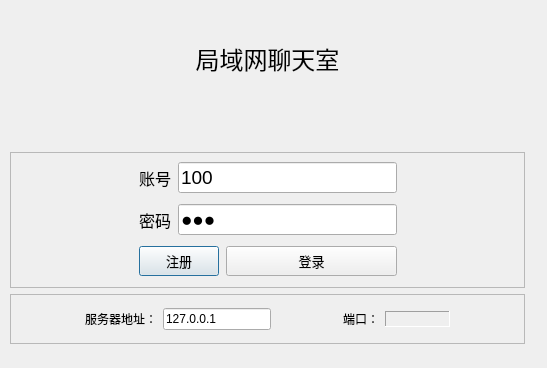
<?xml version="1.0" encoding="UTF-8"?>
<ui version="4.0">
 <class>LoginUI</class>
 <widget class="QDialog" name="LoginUI">
  <property name="geometry">
   <rect>
    <x>0</x>
    <y>0</y>
    <width>547</width>
    <height>368</height>
   </rect>
  </property>
  <property name="windowTitle">
   <string>Dialog</string>
  </property>
  <widget class="QFrame" name="frame_2">
   <property name="geometry">
    <rect>
     <x>10</x>
     <y>152</y>
     <width>515</width>
     <height>136</height>
    </rect>
   </property>
   <property name="maximumSize">
    <size>
     <width>16777215</width>
     <height>150</height>
    </size>
   </property>
   <property name="frameShape">
    <enum>QFrame::StyledPanel</enum>
   </property>
   <property name="frameShadow">
    <enum>QFrame::Raised</enum>
   </property>
   <layout class="QHBoxLayout" name="horizontalLayout_4">
    <property name="topMargin">
     <number>5</number>
    </property>
    <property name="bottomMargin">
     <number>5</number>
    </property>
    <item>
     <spacer name="horizontalSpacer">
      <property name="orientation">
       <enum>Qt::Horizontal</enum>
      </property>
      <property name="sizeHint" stdset="0">
       <size>
        <width>40</width>
        <height>20</height>
       </size>
      </property>
     </spacer>
    </item>
    <item>
     <layout class="QVBoxLayout" name="verticalLayout">
      <property name="spacing">
       <number>7</number>
      </property>
      <property name="topMargin">
       <number>0</number>
      </property>
      <item>
       <layout class="QHBoxLayout" name="horizontalLayout">
        <item>
         <widget class="QLabel" name="label">
          <property name="minimumSize">
           <size>
            <width>0</width>
            <height>0</height>
           </size>
          </property>
          <property name="font">
           <font>
            <pointsize>12</pointsize>
           </font>
          </property>
          <property name="text">
           <string>账号</string>
          </property>
         </widget>
        </item>
        <item>
         <widget class="QLineEdit" name="accountLineEdit">
          <property name="sizeIncrement">
           <size>
            <width>0</width>
            <height>0</height>
           </size>
          </property>
          <property name="font">
           <font>
            <pointsize>14</pointsize>
           </font>
          </property>
          <property name="text">
           <string>100</string>
          </property>
         </widget>
        </item>
       </layout>
      </item>
      <item>
       <layout class="QHBoxLayout" name="horizontalLayout_2">
        <item>
         <widget class="QLabel" name="label_2">
          <property name="font">
           <font>
            <pointsize>12</pointsize>
           </font>
          </property>
          <property name="text">
           <string>密码</string>
          </property>
         </widget>
        </item>
        <item>
         <widget class="QLineEdit" name="passwordLineEdit">
          <property name="sizePolicy">
           <sizepolicy hsizetype="Expanding" vsizetype="Fixed">
            <horstretch>0</horstretch>
            <verstretch>0</verstretch>
           </sizepolicy>
          </property>
          <property name="font">
           <font>
            <pointsize>14</pointsize>
           </font>
          </property>
          <property name="text">
           <string>abc</string>
          </property>
          <property name="echoMode">
           <enum>QLineEdit::Password</enum>
          </property>
         </widget>
        </item>
       </layout>
      </item>
      <item>
       <layout class="QHBoxLayout" name="horizontalLayout_6">
        <item>
         <widget class="QPushButton" name="registerBtn">
          <property name="sizePolicy">
           <sizepolicy hsizetype="Minimum" vsizetype="Minimum">
            <horstretch>0</horstretch>
            <verstretch>0</verstretch>
           </sizepolicy>
          </property>
          <property name="maximumSize">
           <size>
            <width>16777215</width>
            <height>30</height>
           </size>
          </property>
          <property name="font">
           <font>
            <pointsize>10</pointsize>
           </font>
          </property>
          <property name="text">
           <string>注册</string>
          </property>
         </widget>
        </item>
        <item>
         <widget class="QPushButton" name="loginBtn">
          <property name="enabled">
           <bool>true</bool>
          </property>
          <property name="sizePolicy">
           <sizepolicy hsizetype="Minimum" vsizetype="Minimum">
            <horstretch>0</horstretch>
            <verstretch>0</verstretch>
           </sizepolicy>
          </property>
          <property name="minimumSize">
           <size>
            <width>171</width>
            <height>0</height>
           </size>
          </property>
          <property name="maximumSize">
           <size>
            <width>16777215</width>
            <height>30</height>
           </size>
          </property>
          <property name="font">
           <font>
            <pointsize>10</pointsize>
           </font>
          </property>
          <property name="text">
           <string>登录</string>
          </property>
         </widget>
        </item>
       </layout>
      </item>
     </layout>
    </item>
    <item>
     <spacer name="horizontalSpacer_2">
      <property name="orientation">
       <enum>Qt::Horizontal</enum>
      </property>
      <property name="sizeHint" stdset="0">
       <size>
        <width>40</width>
        <height>20</height>
       </size>
      </property>
     </spacer>
    </item>
   </layout>
  </widget>
  <widget class="QFrame" name="frame">
   <property name="geometry">
    <rect>
     <x>10</x>
     <y>294</y>
     <width>515</width>
     <height>50</height>
    </rect>
   </property>
   <property name="maximumSize">
    <size>
     <width>16777215</width>
     <height>50</height>
    </size>
   </property>
   <property name="frameShape">
    <enum>QFrame::StyledPanel</enum>
   </property>
   <property name="frameShadow">
    <enum>QFrame::Raised</enum>
   </property>
   <layout class="QHBoxLayout" name="horizontalLayout_3">
    <item>
     <spacer name="horizontalSpacer_3">
      <property name="orientation">
       <enum>Qt::Horizontal</enum>
      </property>
      <property name="sizeHint" stdset="0">
       <size>
        <width>40</width>
        <height>20</height>
       </size>
      </property>
     </spacer>
    </item>
    <item>
     <widget class="QLabel" name="label_3">
      <property name="text">
       <string>服务器地址：</string>
      </property>
      <property name="margin">
       <number>0</number>
      </property>
     </widget>
    </item>
    <item>
     <widget class="QLineEdit" name="serverIPLineEdit">
      <property name="sizePolicy">
       <sizepolicy hsizetype="Preferred" vsizetype="Fixed">
        <horstretch>0</horstretch>
        <verstretch>0</verstretch>
       </sizepolicy>
      </property>
      <property name="text">
       <string>127.0.0.1</string>
      </property>
     </widget>
    </item>
    <item>
     <spacer name="horizontalSpacer_4">
      <property name="orientation">
       <enum>Qt::Horizontal</enum>
      </property>
      <property name="sizeHint" stdset="0">
       <size>
        <width>40</width>
        <height>20</height>
       </size>
      </property>
     </spacer>
    </item>
    <item>
     <widget class="QLabel" name="label_4">
      <property name="text">
       <string>端口：</string>
      </property>
     </widget>
    </item>
    <item>
     <widget class="QLabel" name="portLabel">
      <property name="sizePolicy">
       <sizepolicy hsizetype="Expanding" vsizetype="Fixed">
        <horstretch>0</horstretch>
        <verstretch>0</verstretch>
       </sizepolicy>
      </property>
      <property name="frameShape">
       <enum>QFrame::Panel</enum>
      </property>
      <property name="frameShadow">
       <enum>QFrame::Sunken</enum>
      </property>
      <property name="text">
       <string/>
      </property>
     </widget>
    </item>
    <item>
     <spacer name="horizontalSpacer_5">
      <property name="orientation">
       <enum>Qt::Horizontal</enum>
      </property>
      <property name="sizeHint" stdset="0">
       <size>
        <width>40</width>
        <height>20</height>
       </size>
      </property>
     </spacer>
    </item>
   </layout>
  </widget>
  <widget class="QLabel" name="showLabel">
   <property name="geometry">
    <rect>
     <x>10</x>
     <y>-10</y>
     <width>515</width>
     <height>136</height>
    </rect>
   </property>
   <property name="sizePolicy">
    <sizepolicy hsizetype="Expanding" vsizetype="Preferred">
     <horstretch>0</horstretch>
     <verstretch>0</verstretch>
    </sizepolicy>
   </property>
   <property name="minimumSize">
    <size>
     <width>0</width>
     <height>0</height>
    </size>
   </property>
   <property name="font">
    <font>
     <pointsize>18</pointsize>
    </font>
   </property>
   <property name="styleSheet">
    <string notr="true"/>
   </property>
   <property name="text">
    <string>局域网聊天室</string>
   </property>
   <property name="alignment">
    <set>Qt::AlignCenter</set>
   </property>
  </widget>
 </widget>
 <resources/>
 <connections/>
</ui>
